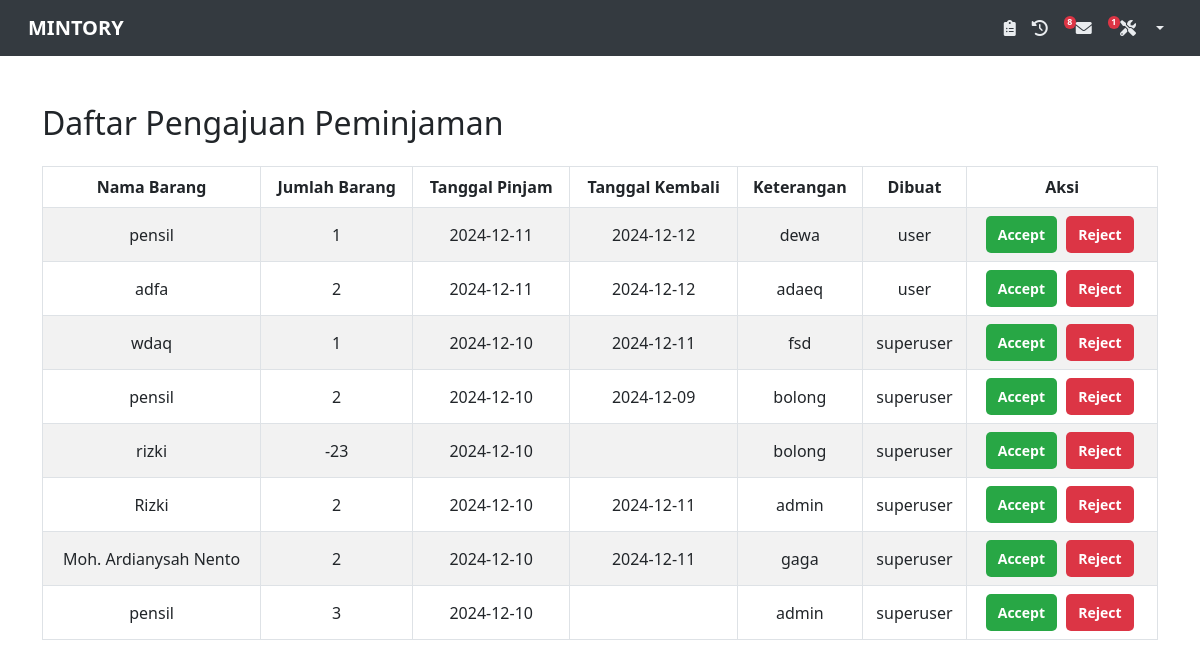
Page /public/daftar_accpinjam.php on the committed database.
### tables this page shows
CREATE TABLE `tb_pinjam` (
  `id_peminjaman` int(11) NOT NULL,
  `nama_properti` varchar(255) NOT NULL,
  `jumlah` varchar(255) NOT NULL,
  `tanggal_pinjam` varchar(50) NOT NULL,
  `tanggal_kembali` varchar(50) NOT NULL,
  `keterangan` varchar(255) DEFAULT NULL,
  `dibuat` varchar(255) NOT NULL,
  `status` varchar(2) NOT NULL
);

### public/daftar_accpinjam.php (the view, shortened to what this page needs)
<?php
include "fungsi/config/koneksi.php";
$data = mysqli_query($db, "SELECT * FROM tb_pinjam WHERE status = 1 ORDER BY id_peminjaman DESC");
while ($row = mysqli_fetch_array($data)) {
    $peminjaman[] = $row;
}
$resultperbaikan = mysqli_query($db, "SELECT COUNT(*) as count FROM tb_perbaikan WHERE status = 1");
$dataperbaikan = mysqli_fetch_assoc($resultperbaikan);
$pendingperbaikan = $dataperbaikan['count'];
$resultpeminjaman = mysqli_query($db, "SELECT COUNT(*) as count FROM tb_pinjam WHERE status = 1");
$datapeminjaman = mysqli_fetch_assoc($resultpeminjaman);
$pendingpeminjaman = $datapeminjaman['count'];
?>
<!DOCTYPE html>
<html lang="en">
<head>
    <link href="https://cdn.jsdelivr.net/npm/bootstrap@5.2.3/dist/css/bootstrap.min.css" rel="stylesheet">
    <link rel="stylesheet" href="https://cdnjs.cloudflare.com/ajax/libs/font-awesome/6.0.0/css/all.min.css">
    <link rel="stylesheet" href="css/navbarr.css">
    <link rel="stylesheet" href="css/daftar_permohonan.css">
    <link rel="stylesheet" href="css/badge.css">
</head>
<body>
    <nav class="navbar navbar-expand-lg bg-body-tertiary">
        <div class="container-fluid">
            <a class="navbar-brand" href="
            <?php if (isset($_SESSION['status'])) {
                $status = $_SESSION['status'];
                if ($status == "admin") {
                    echo "admin.php";
                } elseif ($status == "user") {
                    echo "user.php";
                } elseif ($status == "super user") {
                    echo "superuser.php";
                } else {
                    echo "operator.php";
                }
            } ?>">MINTORY</a>
            <div class="collapse navbar-collapse" id="navbarSupportedContent">
                <ul class="navbar-nav ms-auto mb-2 mb-lg-0">
                    <li class="nav-item">
                        <a class="nav-link active" aria-current="page" href="daftar_pengadaan.php"><i class="fa-solid fa-clipboard-list"></i></a>
                    </li>
                    <li class="nav-item">
                        <a class="nav-link active" aria-current="page" href="history.php"><i class="fa-solid fa-clock-rotate-left"></i></a>
                    </li>
                    <li class="nav-item">
                        <a class="nav-link active" href="daftar_accpinjam.php">
                            <i class="fa-solid fa-envelope"></i>
                            <?php if ($pendingpeminjaman > 0): ?>
                                <span class="badge bg-danger float-start badge-small"><?= $pendingpeminjaman; ?></span>
                            <?php endif; ?>
                        </a>
                    </li>
                    <li class="nav-item">
                        <a class="nav-link active" href="daftar_permohonan.php">
                            <i class="fa-solid fa-screwdriver-wrench"></i>
                            <?php if ($pendingperbaikan > 0): ?>
                                <span class="badge bg-danger float-start badge-small"><?= $pendingperbaikan; ?></span>
                            <?php endif; ?>
                        </a>
                    </li>
                    <li class="nav-item dropdown">
                        <a class="nav-link active dropdown-toggle" href="#" role="button" data-bs-toggle="dropdown" aria-expanded="false">
                        </a>
                    </li>
                </ul>
            </div>
        </div>
    </nav>
    <div class="container mt-5">
        <h2 class="mb-4">Daftar Pengajuan Peminjaman</h2>
        <table class="table table-bordered table-striped">
            <thead>
                <tr>
                    <th>Nama Barang</th>
                    <th>Jumlah Barang</th>
                    <th>Tanggal Pinjam</th>
                    <th>Tanggal Kembali</th>
                    <th>Keterangan</th>
                    <th>Dibuat</th>
                    <th>Aksi</th>
                </tr>
            </thead>
            <tbody>
                <?php if (!empty($peminjaman)) : ?>
                    <?php foreach ($peminjaman as $item) : ?>
                        <tr>
                            <td><?= $item['nama_properti']; ?></td>
                            <td><?= $item['jumlah']; ?></td>
                            <td><?= $item['tanggal_pinjam']; ?></td>
                            <td><?= $item['tanggal_kembali']; ?></td>
                            <td><?= $item['keterangan']; ?></td>
                            <td><?= $item['dibuat'] ?></td>
                            <td>
                                <a href="fungsi/accpinjam.php?id_peminjaman=<?= $item['id_peminjaman']; ?>" class="btn btn-success">Accept</a>
                                <a href="fungsi/rejectpinjam.php?id_peminjaman=<?= $item['id_peminjaman']; ?>" class="btn btn-danger">Reject</a>
                            </td>
                        </tr>
                    <?php endforeach; ?>
                <?php else : ?>
                    <tr>
                        <td colspan="7" class="text-center">Tidak ada daftar permohonan.</td>
                    </tr>
                <?php endif; ?>
            </tbody>
        </table>
    </div>
</body>
</html>

### css/navbarr.css (style rules this page uses)
.navbar { background-color: #343a40; padding: 0.5rem 1rem; }
.navbar-brand { font-weight: bold; color: #ffffff; font-size: 1.25rem; }
.navbar-nav .nav-link { color: #f8f9fa; transition: color 0.3s ease; padding: 0.5rem 1rem; }
.navbar-nav .nav-link:hover, .navbar-nav .nav-link.active { color: #e9ecef; }
.nav-link.active { text-align: start; }
.nav-item { text-align: start; }

### css/daftar_permohonan.css (style rules this page uses)
.table .btn { padding: 8px 12px; font-size: 14px; font-weight: 600; text-transform: capitalize; border-radius: 5px; transition: all 0.3s ease; }
.table .btn-success { background-color: #28a745; border: none; }
.table .btn-danger { background-color: #dc3545; border: none; }
.table td .btn { margin-right: 5px; }
td, th { vertical-align: middle; text-align: center; }
a { text-align: center; }
.badge-small { font-size: 0.55rem; padding: 0.25em 0.4em; }

### css/badge.css (style rules this page uses)
.badge-small { font-size: 0.55rem; padding: 0.25em 0.4em; }

### rows in the picture
tb_pinjam: nama_properti "pensil", jumlah "1", tanggal_pinjam "2024-12-11", tanggal_kembali "2024-12-12", keterangan "dewa", dibuat "user"
tb_pinjam: nama_properti "adfa", jumlah "2", tanggal_pinjam "2024-12-11", tanggal_kembali "2024-12-12", keterangan "adaeq", dibuat "user"
tb_pinjam: nama_properti "wdaq", jumlah "1", tanggal_pinjam "2024-12-10", tanggal_kembali "2024-12-11", keterangan "fsd", dibuat "superuser"
tb_pinjam: nama_properti "pensil", jumlah "2", tanggal_pinjam "2024-12-10", tanggal_kembali "2024-12-09", keterangan "bolong", dibuat "superuser"
tb_pinjam: nama_properti "rizki", jumlah "-23", tanggal_pinjam "2024-12-10", keterangan "bolong", dibuat "superuser"
tb_pinjam: nama_properti "Rizki", jumlah "2", tanggal_pinjam "2024-12-10", tanggal_kembali "2024-12-11", keterangan "admin", dibuat "superuser"
tb_pinjam: nama_properti "Moh. Ardianysah Nento", jumlah "2", tanggal_pinjam "2024-12-10", tanggal_kembali "2024-12-11", keterangan "gaga", dibuat "superuser"
tb_pinjam: nama_properti "pensil", jumlah "3", tanggal_pinjam "2024-12-10", keterangan "admin", dibuat "superuser"

### other values in the picture
$pendingpeminjaman "8"
$pendingperbaikan "1"
